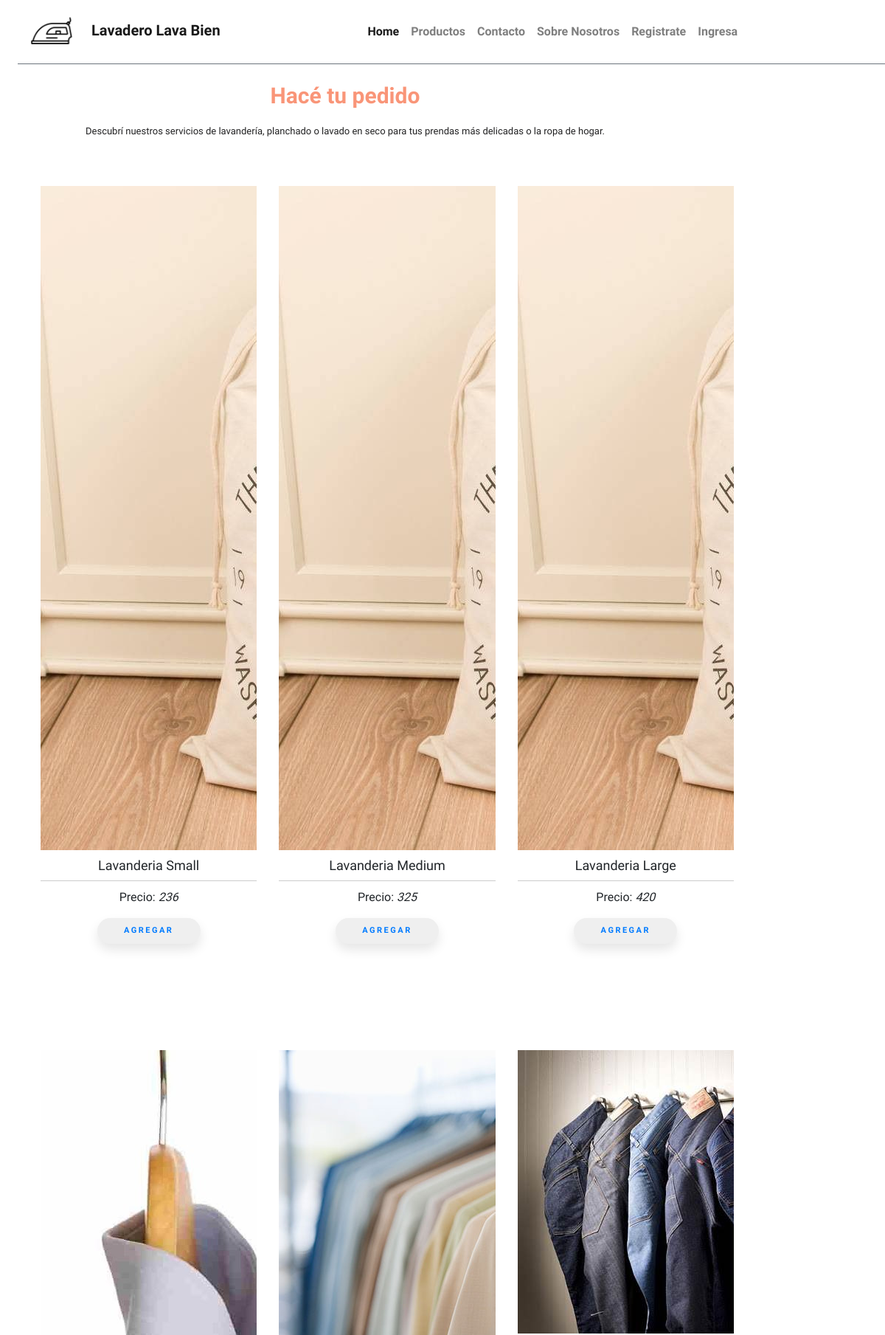
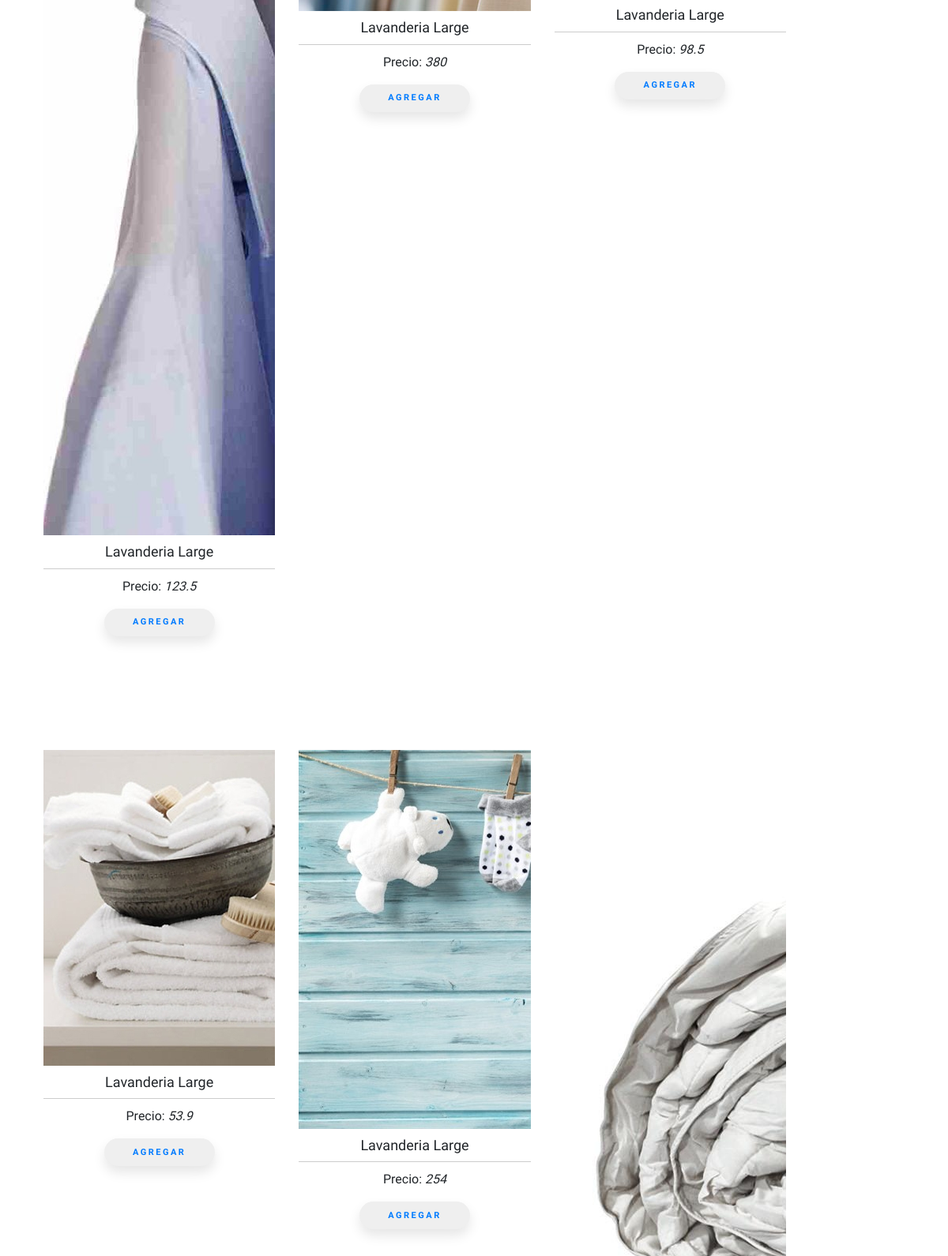
Page /productPage.php (upper part) on the committed database (2 pictures, top to bottom).
### tables this page shows
CREATE TABLE `productos` (
  `id` int(11) NOT NULL AUTO_INCREMENT,
  `imagen` varchar(100) DEFAULT NULL,
  `nombre` varchar(50) DEFAULT NULL,
  `descripcion` varchar(500) DEFAULT NULL,
  `precio` float DEFAULT NULL,
  `created_at` timestamp NOT NULL DEFAULT CURRENT_TIMESTAMP,
  `updated_at` timestamp NOT NULL DEFAULT CURRENT_TIMESTAMP,
  PRIMARY KEY (`id`)
);

### controllers/loader.php (called while the page is built, shortened)
<?php
  require 'Classes/Querys.php';
  $db = MYSQL::conexion();
  $query = new Querys($db);

### Classes/Querys.php (called while the page is built, shortened)
<?php
class Querys
{
    private $pdo;
    public function __construct(PDO $pdo)
    {
        $this->pdo = $pdo;
    }
    public function getProducts()
    {
        $query = $this->pdo->prepare("SELECT * FROM productos");
        $query->execute();
        $result = $query->fetchAll(PDO::FETCH_ASSOC);
        return $result;
    }
}

### productPage.php (the view, shortened to what this page needs)
<?php
    require_once("controllers/loader.php");
        $productos = $query->getProducts();
?>
<!DOCTYPE html>
<html lang="en">
<head>
    <link rel="stylesheet" href="https://stackpath.bootstrapcdn.com/bootstrap/4.3.1/css/bootstrap.min.css">
    <link rel="stylesheet" href="https://cdnjs.cloudflare.com/ajax/libs/bootstrap-social/5.1.1/bootstrap-social.css">
    <link rel="stylesheet" href="https://cdnjs.cloudflare.com/ajax/libs/bootstrap-social/5.1.1/bootstrap-social.min.css">
    <link rel="stylesheet" href="https://cdnjs.cloudflare.com/ajax/libs/bootstrap-social/5.1.1/bootstrap-social.min.css.map">
    <link rel="stylesheet" href="css/master.css">
    <link rel="stylesheet" href="https://use.fontawesome.com/releases/v5.8.1/css/all.css">
</head>
<body >
<div class="container-fluid px-0">
<?php  include_once 'Components/navbar.php' ?>
<nav class="gral">
 <main>
    <section >
        <div class="carrito"><a href="carrito.php"> <i class="shopping-cart"></i></a></div>
        <p class="titulosgenerales" > <strong> Hacé tu pedido</strong></p>
        <p class="bajada">Descubrí nuestros servicios de lavandería, planchado o lavado en seco para tus prendas más delicadas o la ropa de hogar.</p>
    </section>
    <div class="container">
    <div class="row ">
        <?php foreach ($productos as $key => $producto) :?>
            <div class="producto col-md-4 col-sm-6 mt-5 mb-5">
                <div class="cajaFoto">
                    <img class="fotoProducto" src="<?=$producto['imagen'];?>" alt="">
                </div>
                <h4 class="nombreProd"><?=$producto['nombre'];?></h4>
                <p class="precio">Precio: <em class="precio"><?=$producto['precio'];?></em> </p>
                <div class= mb-5>
                    <button class="botonSubmit"><a href="carrito.php"> Agregar</a></button>
                </div>
            </div>
        <?php endforeach;?>
    </div>
    </div>
 </main>
</body>
</html>

### Components/navbar.php (shortened to what this page needs)
<nav class="navbar navbar-expand-lg navbar-light ml-4  border-bottom border-secondary ">
  <a class="navbar-brand font-weight-bolder" href="#"><img class="mr-4" src="img/layout/iron.png"   width= "60" height="60"  alt="" >Lavadero Lava Bien</a>
<div class="collapse navbar-collapse" id="navbarNav">
  <ul class="navbar-nav">
    <li class="nav-item active">
      <a class="nav-link" href="index.php">Home <span class="sr-only">(current)</span></a>
    </li>
    <li class="nav-item">
      <a class="nav-link" href="productPage.php">Productos</a>
    </li>
    <li class="nav-item">
      <a class="nav-link" href="contacto.php">Contacto</a>
    </li>
    <li class="nav-item">
      <a class="nav-link" href="FAQ.php" >Sobre Nosotros</a>
    </li>
    <?php if (empty($_SESSION)){?>
      <li class="nav-item">
        <a class="nav-link" href="registro.php" >Registrate</a>
      </li>
      <li class="nav-item">
        <a class="nav-link" href="login.php" >Ingresa</a>
      </li>
    <?php } ?>
  </ul>
</div>
</nav>

### css/general.css (style rules this page uses)
* { box-sizing: border-box; margin: 0 auto; padding: 0; font-family: 'Raleway', sans-serif; text-align: center; }
a { text-decoration: none; display: inline-block; font-weight: bold; }

### css/GS-Style.css (style rules this page uses)
.gral { padding: 20px; margin-left: 20px; margin-right: 170px; background: rgba(255,255,255,0); left: 120px; top: 223px; font-family: 'Righteous', cursive; text-align: justify; }
.titulosgenerales { color: rgb(249, 149, 120); font-weight: 400; font-size: 30px; font-style: normal; }
.bajada { color:rgba(1, 0, 2, 0.87); font-size: 13px; }
.cajaFoto { overflow: hidden; margin-left: auto; margin-right: auto; }
.fotoProducto { background-size: cover; background-position: center; }
.nombreProd { font-size: 18px; display: block; border-bottom: 1px solid #ccc; margin: 0 0 10px 0; padding: 10px; }
.botonSubmit { width: 140px; height: 35px; font-family: 'Roboto', sans-serif; font-size: 11px; text-transform: uppercase; letter-spacing: 2.5px; font-weight: 500; color: #000; border: none; border-radius: 40px; box-shadow: 0px 8px 15px rgba(0, 0, 0, 0.1); transition: all 0.3s ease 0s; cursor: pointer; outline: none; }
.carrito { float: right; padding: 20px; }
.shopping-cart { display: inline-block; background: url('http://cdn1.iconfinder.com/data/icons/jigsoar-icons/24/_cart.png') no-repeat 0 0; width: 24px; height: 24px; margin: 0 50px 0 0; }

### rows in the picture
productos: imagen (picture), nombre "Lavanderia Small", precio "236"
productos: imagen (picture), nombre "Lavanderia Medium", precio "325"
productos: imagen (picture), nombre "Lavanderia Large", precio "420"
productos: imagen (picture), nombre "Lavanderia Large", precio "123.5"
productos: imagen (picture), nombre "Lavanderia Large", precio "380"
productos: imagen (picture), nombre "Lavanderia Large", precio "98.5"
productos: imagen (picture), nombre "Lavanderia Large", precio "53.9"
productos: imagen (picture), nombre "Lavanderia Large", precio "254"
productos: imagen (picture)
